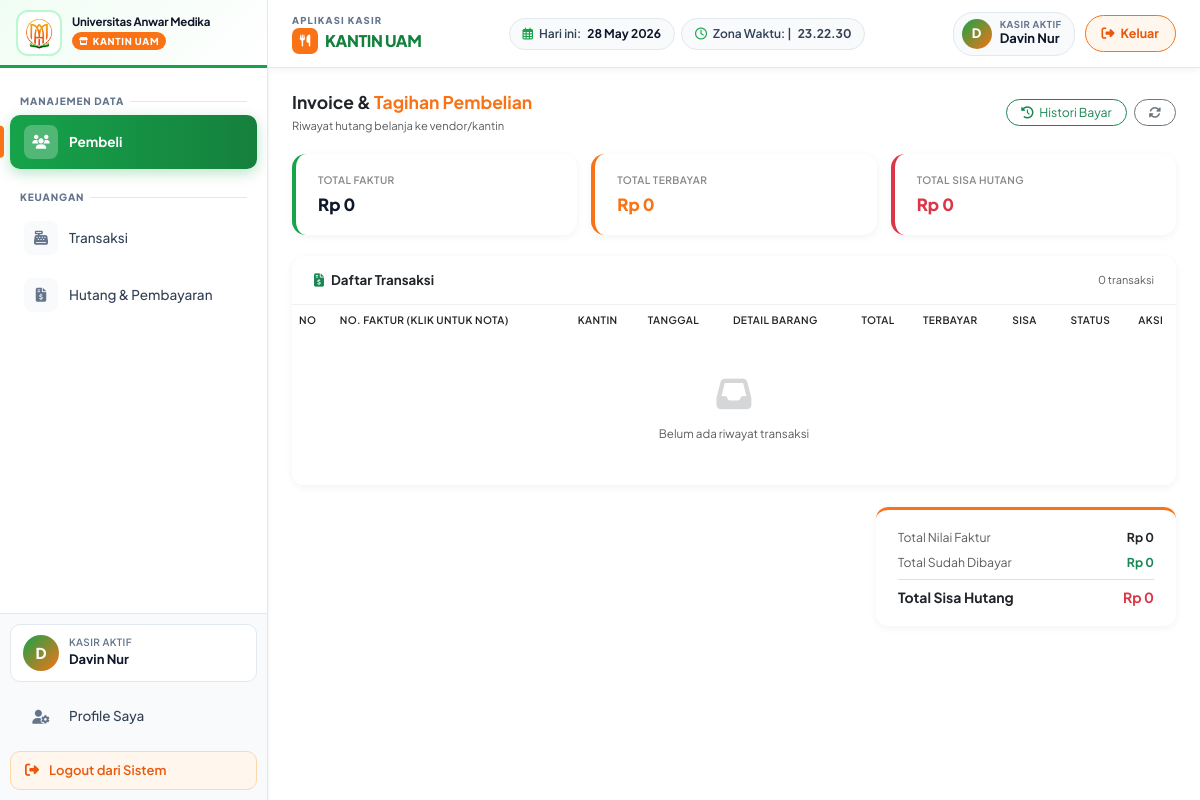
The app's page /piutang/piutang.php (signed in), older data.
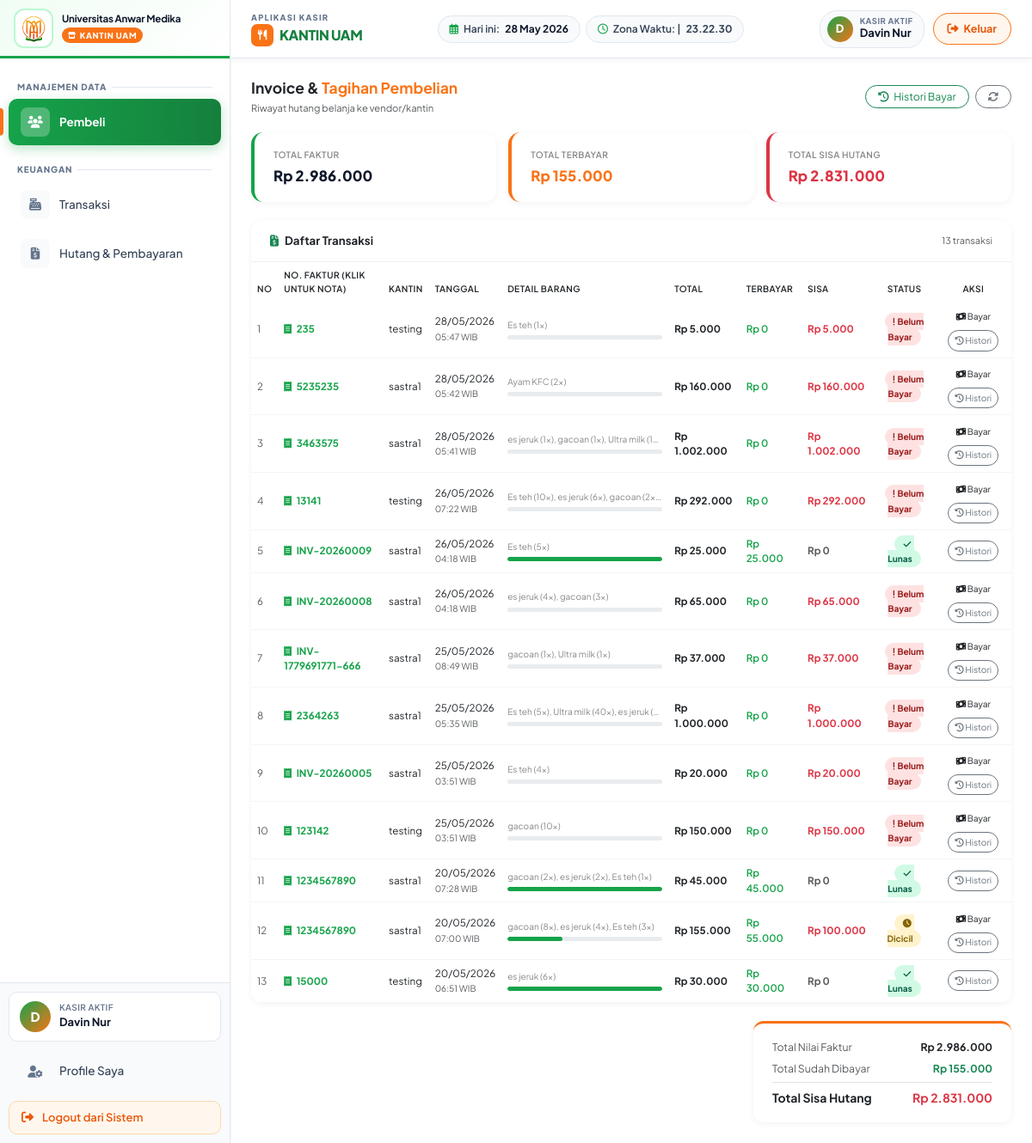
The same page, newer data.
### tables this page shows
CREATE TABLE `pembelian` (
  `id_beli` int NOT NULL,
  `no_faktur` varchar(100) NOT NULL,
  `tanggal_beli` datetime NOT NULL DEFAULT CURRENT_TIMESTAMP,
  `id_admin` int UNSIGNED NOT NULL,
  `id_vendor` int NOT NULL,
  `metode` varchar(50) DEFAULT NULL,
  `metode_pembayaran` varchar(20) DEFAULT NULL,
  `total_bayar` decimal(12,2) DEFAULT NULL,
  `dibayar` decimal(12,2) DEFAULT NULL,
  `sisa_hutang` decimal(12,2) DEFAULT NULL,
  `status` varchar(20) DEFAULT NULL,
  `foto_faktur` varchar(255) DEFAULT NULL
);

CREATE TABLE `vendor` (
  `id_vendor` int NOT NULL,
  `nama` varchar(300) NOT NULL
);

### piutang/piutang.php (the view, shortened to what the changed rows need)
<?php
require '../config/config.php';
$query = "SELECT
            p.id_beli,
            p.no_faktur,
            p.tanggal_beli,
            v.nama AS nama_kantin,
            IFNULL(SUM(db.jumlah * db.harga), 0) AS total_belanja,
            IFNULL((SELECT SUM(ph.nominal) FROM pembayaran_hutang ph WHERE ph.id_beli = p.id_beli), 0) AS total_terbayar,
            IFNULL(GROUP_CONCAT(CONCAT(pr.nama, ' (', db.jumlah, 'x)') ORDER BY db.id_detail SEPARATOR ', '), '-') AS detail_barang
          FROM pembelian p
          LEFT JOIN vendor v ON p.id_vendor = v.id_vendor
          LEFT JOIN detail_beli db ON p.id_beli = db.id_beli
          LEFT JOIN barang pr ON db.id_produk = pr.id -- <-- PERBAIKAN DI SINI
          GROUP BY p.id_beli
          ORDER BY p.tanggal_beli DESC";
$result   = mysqli_query($conn, $query);
$all_rows = mysqli_fetch_all($result, MYSQLI_ASSOC);
$grand_faktur   = 0;
$grand_terbayar = 0;
$grand_sisa     = 0;
foreach ($all_rows as $r) {
    $grand_faktur   += floatval($r['total_belanja']);
    $grand_terbayar += floatval($r['total_terbayar']);
    $grand_sisa     += max(0, floatval($r['total_belanja']) - floatval($r['total_terbayar']));
}
?>
<!DOCTYPE html>
<html lang="id">
<head>
    <link href="https://cdn.jsdelivr.net/npm/bootstrap@5.3.0/dist/css/bootstrap.min.css" rel="stylesheet">
    <link rel="stylesheet" href="https://cdnjs.cloudflare.com/ajax/libs/font-awesome/6.4.0/css/all.min.css">
</head>
<body>
<div class="wrapper-utama">
    <?php include '../assets/sidebar.php'; ?>
    <div class="area-konten-kanan">
        <div class="main-scroll">
            <div class="row g-3 mb-4">
                <div class="col-md-4">
                    <div class="stat-card">
                        <div class="stat-label">Total Faktur</div>
                        <div class="stat-value">Rp <?= number_format($grand_faktur, 0, ',', '.') ?></div>
                    </div>
                </div>
                <div class="col-md-4">
                    <div class="stat-card orange">
                        <div class="stat-label">Total Terbayar</div>
                        <div class="stat-value" style="color:var(--orange);">Rp <?= number_format($grand_terbayar, 0, ',', '.') ?></div>
                    </div>
                </div>
                <div class="col-md-4">
                    <div class="stat-card red">
                        <div class="stat-label">Total Sisa Hutang</div>
                        <div class="stat-value" style="color:#dc3545;">Rp <?= number_format($grand_sisa, 0, ',', '.') ?></div>
                    </div>
                </div>
            </div>
            <div class="table-card mb-4">
                <div class="table-card-header">
                    <h6 class="fw-bold mb-0" style="font-size:0.95rem;"><i class="fas fa-file-invoice-dollar me-2 text-success"></i>Daftar Transaksi</h6>
                    <span class="text-muted" style="font-size:0.78rem;"><?= count($all_rows) ?> transaksi</span>
                </div>
                <div class="table-responsive">
                    <table class="table mb-0">
                        <thead>
                            <tr>
                                <th>No</th>
                                <th>No. Faktur (Klik untuk Nota)</th>
                                <th>Kantin</th>
                                <th>Tanggal</th>
                                <th>Detail barang</th>
                                <th>Total</th>
                                <th>Terbayar</th>
                                <th>Sisa</th>
                                <th class="text-center">Status</th>
                                <th class="text-center">Aksi</th>
                            </tr>
                        </thead>
                        <tbody>
                        <?php if (empty($all_rows)): ?>
                            <tr><td colspan="10" class="text-center py-5 text-muted">
                                <i class="fas fa-inbox fa-3x d-block mb-3 opacity-25"></i>
                                Belum ada riwayat transaksi
                            </td></tr>
                        <?php else: ?>
                            <?php foreach ($all_rows as $i => $row):
                                $total    = floatval($row['total_belanja']);
                                $terbayar = floatval($row['total_terbayar']);
                                $sisa     = max(0, $total - $terbayar);
                                $persen   = $total > 0 ? min(100, ($terbayar / $total) * 100) : 0;
                                if ($total == 0)       $badge = '<span class="badge-belum">Kosong</span>';
                                elseif ($sisa <= 0)    $badge = '<span class="badge-lunas"><i class="fas fa-check me-1"></i>Lunas</span>';
                                elseif ($terbayar > 0) $badge = '<span class="badge-dicicil"><i class="fas fa-clock me-1"></i>Dicicil</span>';
                                else                   $badge = '<span class="badge-belum"><i class="fas fa-exclamation me-1"></i>Belum Bayar</span>';
                            ?>
                            <tr>
                                <td class="text-muted"><?= $i+1 ?></td>
                                <td>
                                    <span class="fw-bold faktur-link text-decoration-none"
                                          onclick="bukaNotaMengambang('<?= $row['id_beli'] ?>', '<?= htmlspecialchars($row['no_faktur']) ?>')">
                                        <i class="fas fa-receipt me-1"></i> <?= htmlspecialchars($row['no_faktur']) ?>
                                    </span>
                                </td>
                                <td><?= htmlspecialchars($row['nama_kantin'] ?? 'Kantin UAM') ?></td>
                                <td>
                                    <span class="d-block"><?= date('d/m/Y', strtotime($row['tanggal_beli'])) ?></span>
                                    <small class="text-muted"><?= date('H:i', strtotime($row['tanggal_beli'])) ?> WIB</small>
                                </td>
                                <td>
                                    <span class="detail-text" title="<?= htmlspecialchars($row['detail_barang']) ?>"><?= htmlspecialchars($row['detail_barang']) ?></span>
                                    <div class="progress-thin"><div style="width:<?= $persen ?>%"></div></div>
                                </td>
                                <td class="fw-bold">Rp <?= number_format($total, 0, ',', '.') ?></td>
                                <td style="color:var(--green);font-weight:600;">Rp <?= number_format($terbayar, 0, ',', '.') ?></td>
                                <td class="fw-bold <?= $sisa > 0 ? 'text-danger' : 'text-muted' ?>">Rp <?= number_format($sisa, 0, ',', '.') ?></td>
                                <td class="text-center"><?= $badge ?></td>
                                <td class="text-center">
                                    <div class="d-flex gap-1 justify-content-center flex-wrap">
                                        <?php if ($sisa > 0 && $total > 0): ?>
                                        <button class="btn btn-sm btn-orange rounded-pill px-2" style="font-size:0.72rem;"
                                                data-bs-toggle="modal" data-bs-target="#modalBayar<?= $row['id_beli'] ?>">
                                            <i class="fas fa-money-bill-wave"></i> Bayar
                                        </button>
                                        <?php endif; ?>
                                        <a href="histori.php?id_beli=<?= $row['id_beli'] ?>" class="btn btn-sm btn-outline-secondary rounded-pill px-2" style="font-size:0.72rem;">
                                            <i class="fas fa-history"></i> Histori
                                        </a>
                                    </div>
                                </td>
                            </tr>
                            <?php endforeach; ?>
                        <?php endif; ?>
                        </tbody>
                    </table>
                </div>
            </div>
            <div class="d-flex justify-content-end">
                <div class="summary-box">
                    <div class="d-flex justify-content-between mb-2 small">
                        <span class="text-muted">Total Nilai Faktur</span>
                        <span class="fw-bold">Rp <?= number_format($grand_faktur, 0, ',', '.') ?></span>
                    </div>
                    <div class="d-flex justify-content-between mb-2 small">
                        <span class="text-muted">Total Sudah Dibayar</span>
                        <span class="fw-bold text-success">Rp <?= number_format($grand_terbayar, 0, ',', '.') ?></span>
                    </div>
                    <div class="d-flex justify-content-between pt-2 border-top">
                        <span class="fw-bold">Total Sisa Hutang</span>
                        <span class="fw-bold text-danger" style="font-size:1rem;">Rp <?= number_format($grand_sisa, 0, ',', '.') ?></span>
                    </div>
                </div>
            </div>
        </div>
    </div>
</div>
</body>
</html>

Row changes from the older to the newer data that the page shows:
added pembelian: no_faktur "235", id_vendor.nama "testing", tanggal_beli "28/05/2026", tanggal_beli "05:47", detail_barang "Es teh (1x)", total "5.000", terbayar "0", sisa "5.000", shows "Belum Bayar"
added pembelian: no_faktur "5235235", id_vendor.nama "sastra1", tanggal_beli "28/05/2026", tanggal_beli "05:42", detail_barang "Ayam KFC (2x)", total "160.000", terbayar "0", sisa "160.000", shows "Belum Bayar"
added pembelian: no_faktur "3463575", id_vendor.nama "sastra1", tanggal_beli "28/05/2026", tanggal_beli "05:41", detail_barang "es jeruk (1x), gacoan (1x), Ultra milk (1…", total "1.002.000", terbayar "0", sisa "1.002.000", shows "Belum Bayar"
added pembelian: no_faktur "13141", id_vendor.nama "testing", tanggal_beli "26/05/2026", tanggal_beli "07:22", detail_barang "Es teh (10x), es jeruk (6x), gacoan (2x…", total "292.000", terbayar "0", sisa "292.000", shows "Belum Bayar"
added pembelian: no_faktur "INV-20260009", id_vendor.nama "sastra1", tanggal_beli "26/05/2026", tanggal_beli "04:18", detail_barang "Es teh (5x)", $persen 100 (drawn), total "25.000", terbayar "25.000", sisa "0", shows "Lunas"
added pembelian: no_faktur "INV-20260008", id_vendor.nama "sastra1", tanggal_beli "26/05/2026", tanggal_beli "04:18", detail_barang "es jeruk (4x), gacoan (3x)", total "65.000", terbayar "0", sisa "65.000", shows "Belum Bayar"
added pembelian: no_faktur "INV-1779691771-666", id_vendor.nama "sastra1", tanggal_beli "25/05/2026", tanggal_beli "08:49", detail_barang "gacoan (1x), Ultra milk (1x)", total "37.000", terbayar "0", sisa "37.000", shows "Belum Bayar"
added pembelian: no_faktur "2364263", id_vendor.nama "sastra1", tanggal_beli "25/05/2026", tanggal_beli "05:35", detail_barang "Es teh (5x), Ultra milk (40x), es jeruk (…", total "1.000.000", terbayar "0", sisa "1.000.000", shows "Belum Bayar"
added pembelian: no_faktur "INV-20260005", id_vendor.nama "sastra1", tanggal_beli "25/05/2026", tanggal_beli "03:51", detail_barang "Es teh (4x)", total "20.000", terbayar "0", sisa "20.000", shows "Belum Bayar"
added pembelian: no_faktur "123142", id_vendor.nama "testing", tanggal_beli "25/05/2026", tanggal_beli "03:51", detail_barang "gacoan (10x)", total "150.000", terbayar "0", sisa "150.000", shows "Belum Bayar"
added pembelian: no_faktur "1234567890", id_vendor.nama "sastra1", tanggal_beli "20/05/2026", tanggal_beli "07:28", detail_barang "gacoan (2x), es jeruk (2x), Es teh (1x)", $persen 100 (drawn), total "45.000", terbayar "45.000", sisa "0", shows "Lunas"
added pembelian: no_faktur "1234567890", id_vendor.nama "sastra1", tanggal_beli "20/05/2026", tanggal_beli "07:00", detail_barang "gacoan (8x), es jeruk (4x), Es teh (3x)", $persen 35.483870967742 (drawn), total "155.000", terbayar "55.000", sisa "100.000", shows "Dicicil"
added pembelian: no_faktur "15000", id_vendor.nama "testing", tanggal_beli "20/05/2026", tanggal_beli "06:51", detail_barang "es jeruk (6x)", $persen 100 (drawn), total "30.000", terbayar "30.000", sisa "0", shows "Lunas"
Text that changed along with them:
$grand_faktur: "0" → "2.986.000"
$grand_terbayar: "0" → "155.000"
$grand_sisa: "0" → "2.831.000"
count($all_rows): "0" → "13"
text no longer shown: "Belum ada riwayat transaksi"
